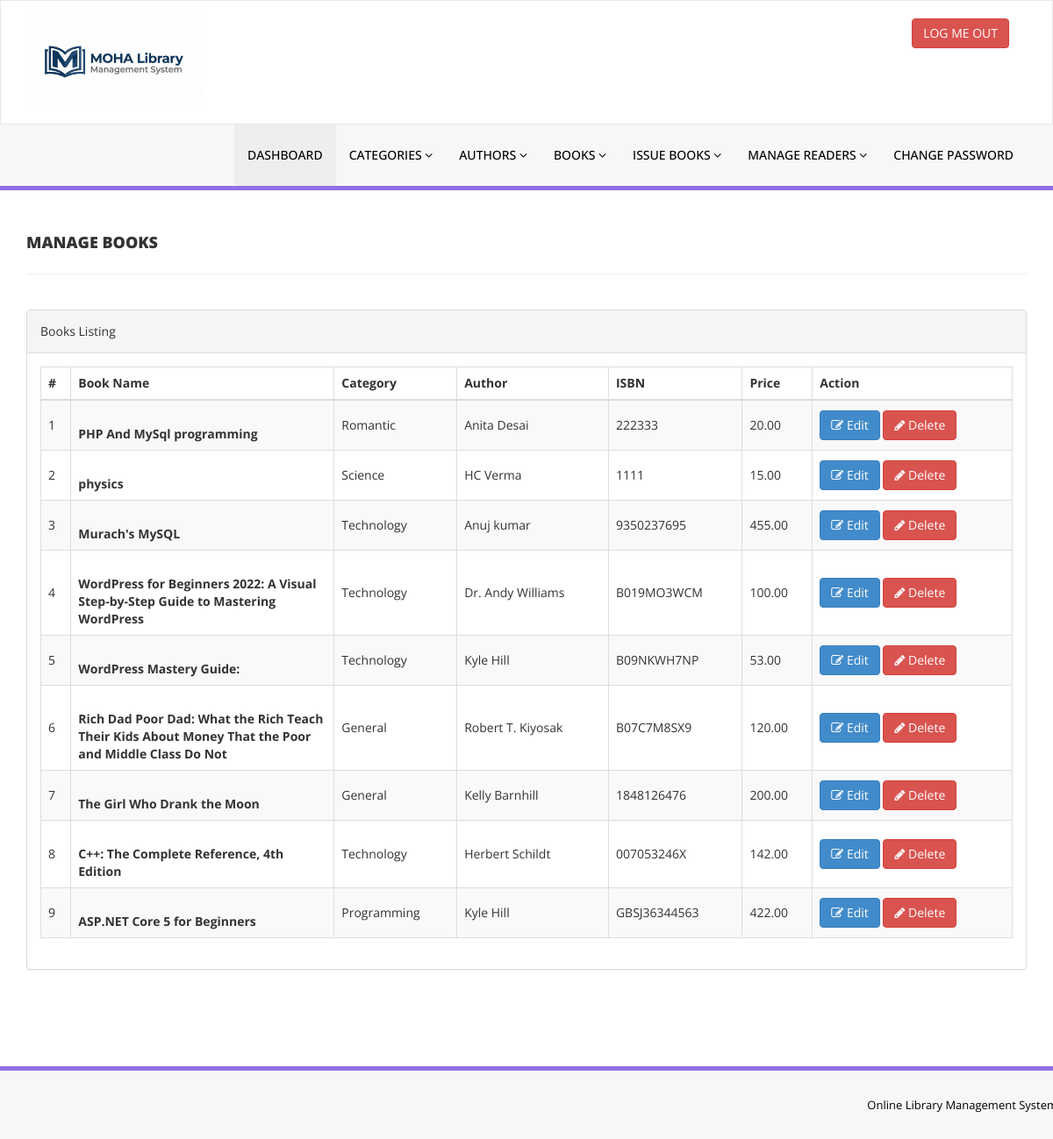
The page /admin/manage-books.php (signed in) on the database as committed earlier.
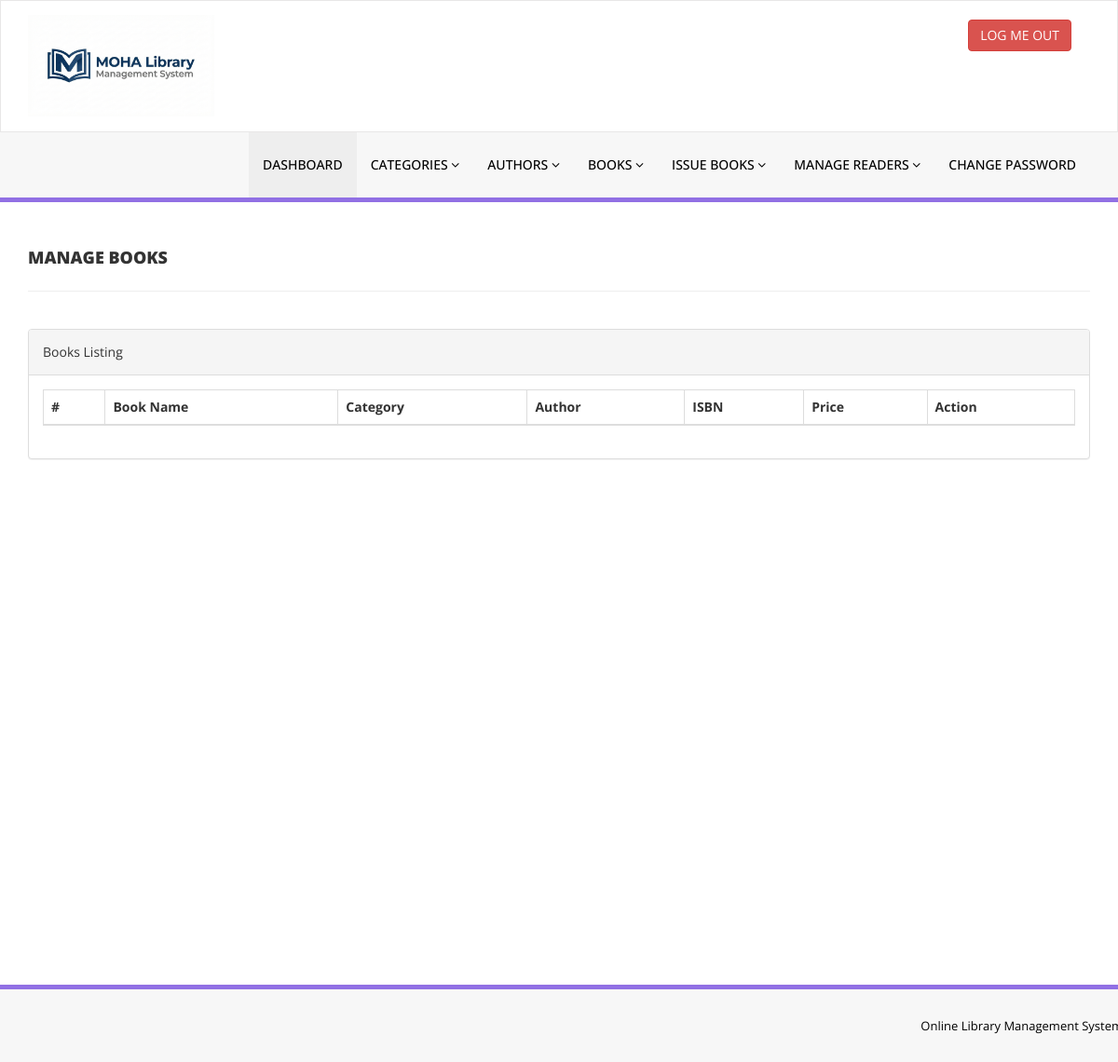
The same page on the database as committed later.
### tables this page shows
CREATE TABLE `tblbooks` (
  `id` int(11) NOT NULL,
  `BookName` varchar(255) DEFAULT NULL,
  `CatId` int(11) DEFAULT NULL,
  `AuthorId` int(11) DEFAULT NULL,
  `ISBNNumber` varchar(25) DEFAULT NULL,
  `BookPrice` decimal(10,2) DEFAULT NULL,
  `bookImage` varchar(250) NOT NULL,
  `isIssued` int(1) DEFAULT NULL,
  `RegDate` timestamp NULL DEFAULT current_timestamp(),
  `UpdationDate` timestamp NULL DEFAULT NULL ON UPDATE current_timestamp(),
  `bookQty` int(11) DEFAULT NULL
);

CREATE TABLE `tblcategory` (
  `id` int(11) NOT NULL,
  `CategoryName` varchar(150) DEFAULT NULL,
  `Status` int(1) DEFAULT NULL,
  `CreationDate` timestamp NULL DEFAULT current_timestamp(),
  `UpdationDate` timestamp NULL DEFAULT '0000-00-00 00:00:00' ON UPDATE current_timestamp()
);

CREATE TABLE `tblauthors` (
  `id` int(11) NOT NULL,
  `AuthorName` varchar(159) DEFAULT NULL,
  `creationDate` timestamp NULL DEFAULT current_timestamp(),
  `UpdationDate` timestamp NULL DEFAULT NULL ON UPDATE current_timestamp()
);

### admin/manage-books.php (the view, shortened to what this page needs)
<?php
include('includes/config.php');
if(strlen($_SESSION['alogin'])==0)
    {
header('location:index.php');
}
else{
    ?>
<!DOCTYPE html>
<html xmlns="http://www.w3.org/1999/xhtml">
<head>
    <link href="assets/css/bootstrap.css" rel="stylesheet" />
    <link href="assets/css/font-awesome.css" rel="stylesheet" />
    <link href="assets/js/dataTables/dataTables.bootstrap.css" rel="stylesheet" />
    <link href="assets/css/style.css" rel="stylesheet" />
</head>
<body>
<?php include('includes/header.php');?>
    <div class="content-wrapper">
         <div class="container">
        <div class="row pad-botm">
            <div class="col-md-12">
                <h4 class="header-line">Manage Books</h4>
    </div>
        </div>
            <div class="row">
                <div class="col-md-12">
                    <div class="panel panel-default">
                        <div class="panel-heading">
                           Books Listing
                        </div>
                        <div class="panel-body">
                            <div class="table-responsive">
                                <table class="table table-striped table-bordered table-hover" id="dataTables-example">
                                    <thead>
                                        <tr>
                                            <th>#</th>
                                            <th>Book Name</th>
                                            <th>Category</th>
                                            <th>Author</th>
                                            <th>ISBN</th>
                                            <th>Price</th>
                                            <th>Action</th>
                                        </tr>
                                    </thead>
                                    <tbody>
<?php
$sql = "SELECT tblbooks.BookName,tblcategory.CategoryName,tblauthors.AuthorName,tblbooks.ISBNNumber,tblbooks.BookPrice,tblbooks.id as bookid from  tblbooks join tblcategory on tblcategory.id=tblbooks.CatId join tblauthors on tblauthors.id=tblbooks.AuthorId order by RegDate DESC";
$query = $dbh -> prepare($sql);
$query->execute();
$results=$query->fetchAll(PDO::FETCH_OBJ);
$cnt=1;
if($query->rowCount() > 0)
{
foreach($results as $result)
{               ?>
                                        <tr class="odd gradeX">
                                            <td class="center"><?php echo htmlentities($cnt);?></td>
                                            <td class="center" width="300">
                                                <br /><b><?php echo htmlentities($result->BookName);?></b></td>
                                            <td class="center"><?php echo htmlentities($result->CategoryName);?></td>
                                            <td class="center"><?php echo htmlentities($result->AuthorName);?></td>
                                            <td class="center"><?php echo htmlentities($result->ISBNNumber);?></td>
                                            <td class="center"><?php echo htmlentities($result->BookPrice);?></td>
                                            <td class="center">
                                            <a href="edit-book.php?bookid=<?php echo htmlentities($result->bookid);?>"><button class="btn btn-primary"><i class="fa fa-edit "></i> Edit</button>
                                          <a href="manage-books.php?del=<?php echo htmlentities($result->bookid);?>" onclick="return confirm('Are you sure you want to delete?');"" >  <button class="btn btn-danger"><i class="fa fa-pencil"></i> Delete</button>
                                            </td>
                                        </tr>
 <?php $cnt=$cnt+1;}} ?>
                                    </tbody>
                                </table>
                            </div>
                        </div>
                    </div>
                </div>
            </div>
    </div>
    </div>
  <?php include('includes/footer.php');?>
</body>
</html>
<?php } ?>

Rows that differ between the two databases and show on the page:
removed tblbooks: BookName "PHP And MySql programming", tblcategory.CategoryName "Romantic", AuthorId.AuthorName "Anita Desai", ISBNNumber "222333", BookPrice "20.00"
removed tblbooks: BookName "physics", tblcategory.CategoryName "Science", AuthorId.AuthorName "HC Verma", ISBNNumber "1111", BookPrice "15.00"
removed tblbooks: BookName "Murach's MySQL", tblcategory.CategoryName "Technology", AuthorId.AuthorName "Anuj kumar", ISBNNumber "9350237695", BookPrice "455.00"
removed tblbooks: BookName "WordPress for Beginners 2022: A Visual Step-by-Step Guide to Mastering WordPress", tblcategory.CategoryName "Technology", AuthorId.AuthorName "Dr. Andy Williams", ISBNNumber "B019MO3WCM", BookPrice "100.00"
removed tblbooks: BookName "WordPress Mastery Guide:", tblcategory.CategoryName "Technology", AuthorId.AuthorName "Kyle Hill", ISBNNumber "B09NKWH7NP", BookPrice "53.00"
removed tblbooks: BookName "Rich Dad Poor Dad: What the Rich Teach Their Kids About Money That the Poor and Middle Class Do Not", tblcategory.CategoryName "General", AuthorId.AuthorName "Robert T. Kiyosak", ISBNNumber "B07C7M8SX9", BookPrice "120.00"
removed tblbooks: BookName "The Girl Who Drank the Moon", tblcategory.CategoryName "General", AuthorId.AuthorName "Kelly Barnhill", ISBNNumber "1848126476", BookPrice "200.00"
removed tblbooks: BookName "C++: The Complete Reference, 4th Edition", tblcategory.CategoryName "Technology", AuthorId.AuthorName "Herbert Schildt", ISBNNumber "007053246X", BookPrice "142.00"
removed tblbooks: BookName "ASP.NET Core 5 for Beginners", tblcategory.CategoryName "Programming", AuthorId.AuthorName "Kyle Hill", ISBNNumber "GBSJ36344563", BookPrice "422.00"
